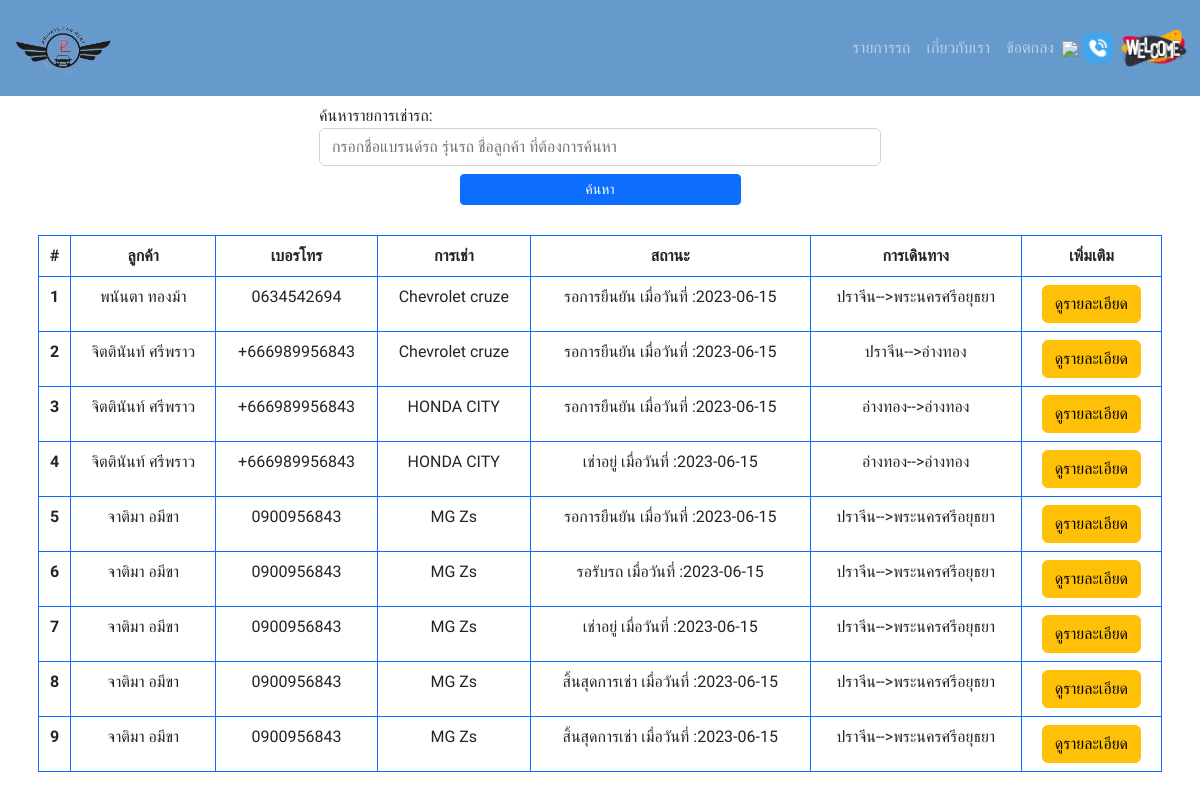
Page /car_search.php on the committed database.
### tables this page shows
CREATE TABLE `car_rental` (
  `rental_id` int(11) NOT NULL,
  `bookings_id` int(11) DEFAULT NULL,
  `customer_name` varchar(50) DEFAULT NULL,
  `car_id` int(11) DEFAULT NULL,
  `status` varchar(50) NOT NULL,
  `note` varchar(500) NOT NULL,
  `rental_date` date DEFAULT NULL
);

CREATE TABLE `bookings` (
  `id` int(11) NOT NULL,
  `customer_name` varchar(255) NOT NULL,
  `phone_number` varchar(20) NOT NULL,
  `travel_date` date NOT NULL,
  `return_date` date NOT NULL,
  `pickup_location` varchar(255) NOT NULL,
  `destination_province` varchar(255) NOT NULL,
  `car_id` int(11) DEFAULT NULL,
  `status_rental` varchar(30) NOT NULL,
  `car_brand` varchar(255) DEFAULT NULL,
  `car_model` varchar(255) DEFAULT NULL,
  `passenger_count` int(5) NOT NULL,
  `num_days` int(5) NOT NULL,
  `line_id` varchar(100) NOT NULL,
  `return_location` varchar(255) NOT NULL,
  `travel_time` time NOT NULL,
  `b_status` varchar(30) NOT NULL
);

### car_search.php (the view, shortened to what this page needs)
<!DOCTYPE html>
<html lang="en">
<head>
    <link rel="stylesheet" href="https://cdn.jsdelivr.net/npm/bootstrap@5.2.0/dist/css/bootstrap.min.css">
    <link rel="stylesheet" href="style.css">
</head>
<body>
    <?php include 'navbar.php'; ?>
    <div style="font-family: 'Sarabun', sans-serif;">
        <div class="container p-2">
            <div class="d-grid gap-2 col-6 mx-auto">
                <form method="GET" action="">
                    <div class="form-group">
                        <label for="searchWord">ค้นหารายการเช่ารถ:</label>
                        <input type="text" class="form-control" id="searchWord" name="search_word" placeholder="กรอกชื่อแบรนด์รถ รุ่นรถ ชื่อลูกค้า ที่ต้องการค้นหา">
                        <button type="submit" class="btn btn-primary mt-2 d-grid btn-sm gap-2 col-6 mx-auto">ค้นหา</button>
                    </div>
                </form>
            </div>
            <table class="table table-bordered border-primary text-center">
                <thead>
                    <tr>
                        <th scope="col">#</th>
                        <th scope="col">ลูกค้า</th>
                        <th scope="col">เบอรโทร</th>
                        <th scope="col">การเช่า</th>
                        <th scope="col">สถานะ</th>
                        <th scope="col">การเดินทาง</th>
                        <th scope="col">เพิ่มเติม</th>
                    </tr>
                </thead>
                <tbody>
                    <?php
                    require_once "database.php";
                    if (isset($_GET['search_word'])) {
                        $searchWord = $_GET['search_word'];
                        $sql = "SELECT bookings.*, car_rental.*
                                FROM bookings
                                JOIN car_rental ON car_rental.bookings_id = bookings.id
                                JOIN cars ON cars.car_id = bookings.car_id
                                WHERE cars.car_brand LIKE '%$searchWord%' or bookings.customer_name LIKE '%$searchWord%' or  cars.car_model LIKE '%$searchWord%'  -- เพิ่มเงื่อนไขการค้นหาแบรนด์รถ
                                ORDER BY cars.car_id DESC";
                    } else {
                        $sql = "SELECT bookings.*, car_rental.*
                                FROM bookings
                                JOIN car_rental ON car_rental.bookings_id = bookings.id
                                JOIN cars ON cars.car_id = bookings.car_id
                                ORDER BY cars.car_id DESC";
                    }
                    $result = mysqli_query($conn, $sql);
                    if (mysqli_num_rows($result) > 0) {
                        $i = 1;
                        while ($row = mysqli_fetch_assoc($result)) {
                            $bookings_id = $row['bookings_id'];
                            $car_brand = $row['car_brand'];
                            $car_model = $row['car_model'];
                            $customer_name = $row["customer_name"];
                            $status = $row["status"];
                            $rental_date = $row["rental_date"];
                            $pickup_location  = $row["pickup_location"];
                            $destination_province  = $row["destination_province"];
                            $phone_number  = $row["phone_number"];
                            echo '<tr>';
                            echo '<th scope="row">' . $i++ . '</th>';
                            echo '<td>' . $customer_name . '</td>';
                            echo '<td>' . $phone_number . '</td>';
                            echo '<td>' . $car_brand . ' ' . $car_model . '</td>';
                            echo '<td>';
                            if ($status == 1) {
                                echo 'รอการยืนยัน';
                            } elseif ($status == 2) {
                                echo 'รอรับรถ';
                            } elseif ($status == 3) {
                                echo 'เช่าอยู่';
                            } else {
                                echo 'สิ้นสุดการเช่า';
                            }
                            echo ' เมื่อวันที่ :' . $rental_date . '</td>';
                            echo '<td>' . $pickup_location . '-->' . $destination_province . '</td>'; ?>
                            <td>
                                <a class="btn btn-warning mt-auto" href="booking_detail.php?bookings_id=<?php echo $bookings_id; ?>">ดูรายละเอียด</a>
                            </td><?php
                                    echo '</tr>';
                                }
                            } else {
                                echo '<tr><td colspan="5">No data found.</td></tr>';
                            }
                                    ?>
                </tbody>
            </table>
        </div>
    </div>
</body>
</html>

### style.css (style rules this page uses)
body { font-family: 'Sarabun', sans-serif; }
.form-group { margin-bottom:30px; }

### rows in the picture
car_rental: customer_name "พนันตา ทองม้า", bookings.phone_number "0634542694", bookings.car_brand "Chevrolet", bookings.car_model "cruze", status "รอการยืนยัน", rental_date "2023-06-15", bookings.pickup_location "ปราจีน", bookings.destination_province "พระนครศรีอยุธยา"
car_rental: customer_name "จิตตินันท์ ศรีพราว", bookings.phone_number "+666989956843", bookings.car_brand "Chevrolet", bookings.car_model "cruze", status "รอการยืนยัน", rental_date "2023-06-15", bookings.pickup_location "ปราจีน", bookings.destination_province "อ่างทอง"
car_rental: customer_name "จิตตินันท์ ศรีพราว", bookings.phone_number "+666989956843", bookings.car_brand "HONDA", bookings.car_model "CITY", status "รอการยืนยัน", rental_date "2023-06-15", bookings.pickup_location "อ่างทอง", bookings.destination_province "อ่างทอง"
car_rental: customer_name "จิตตินันท์ ศรีพราว", bookings.phone_number "+666989956843", bookings.car_brand "HONDA", bookings.car_model "CITY", status "เช่าอยู่", rental_date "2023-06-15", bookings.pickup_location "อ่างทอง", bookings.destination_province "อ่างทอง"
car_rental: customer_name "จาติมา อมีขา", bookings.phone_number "0900956843", bookings.car_brand "MG", bookings.car_model "Zs", status "รอการยืนยัน", rental_date "2023-06-15", bookings.pickup_location "ปราจีน", bookings.destination_province "พระนครศรีอยุธยา"
car_rental: customer_name "จาติมา อมีขา", bookings.phone_number "0900956843", bookings.car_brand "MG", bookings.car_model "Zs", status "รอรับรถ", rental_date "2023-06-15", bookings.pickup_location "ปราจีน", bookings.destination_province "พระนครศรีอยุธยา"
car_rental: customer_name "จาติมา อมีขา", bookings.phone_number "0900956843", bookings.car_brand "MG", bookings.car_model "Zs", status "เช่าอยู่", rental_date "2023-06-15", bookings.pickup_location "ปราจีน", bookings.destination_province "พระนครศรีอยุธยา"
car_rental: customer_name "จาติมา อมีขา", bookings.phone_number "0900956843", bookings.car_brand "MG", bookings.car_model "Zs", status "สิ้นสุดการเช่า", rental_date "2023-06-15", bookings.pickup_location "ปราจีน", bookings.destination_province "พระนครศรีอยุธยา"
car_rental: customer_name "จาติมา อมีขา", bookings.phone_number "0900956843", bookings.car_brand "MG", bookings.car_model "Zs", status "สิ้นสุดการเช่า", rental_date "2023-06-15", bookings.pickup_location "ปราจีน", bookings.destination_province "พระนครศรีอยุธยา"
